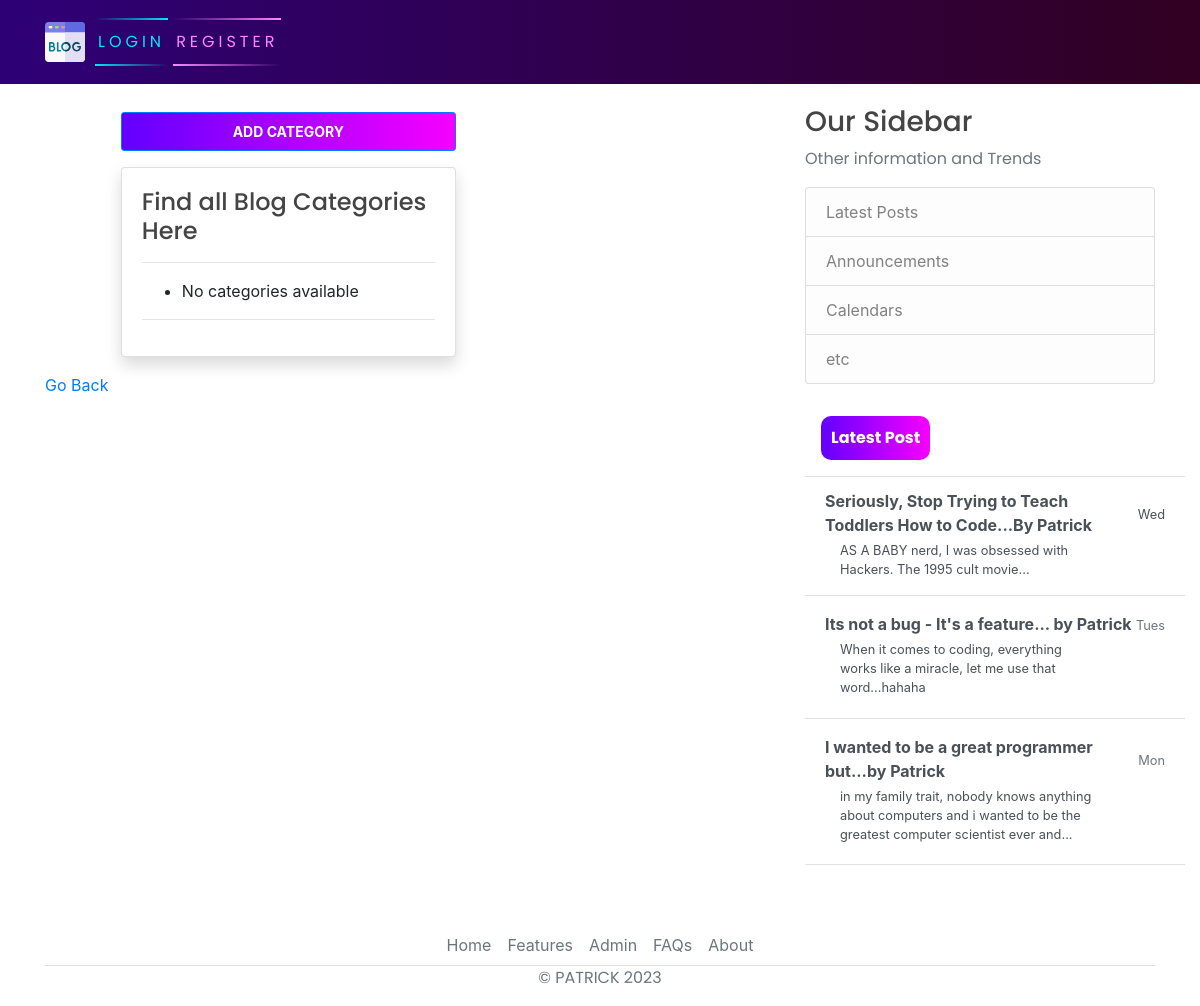
The page /category_list/ on the database as committed earlier.
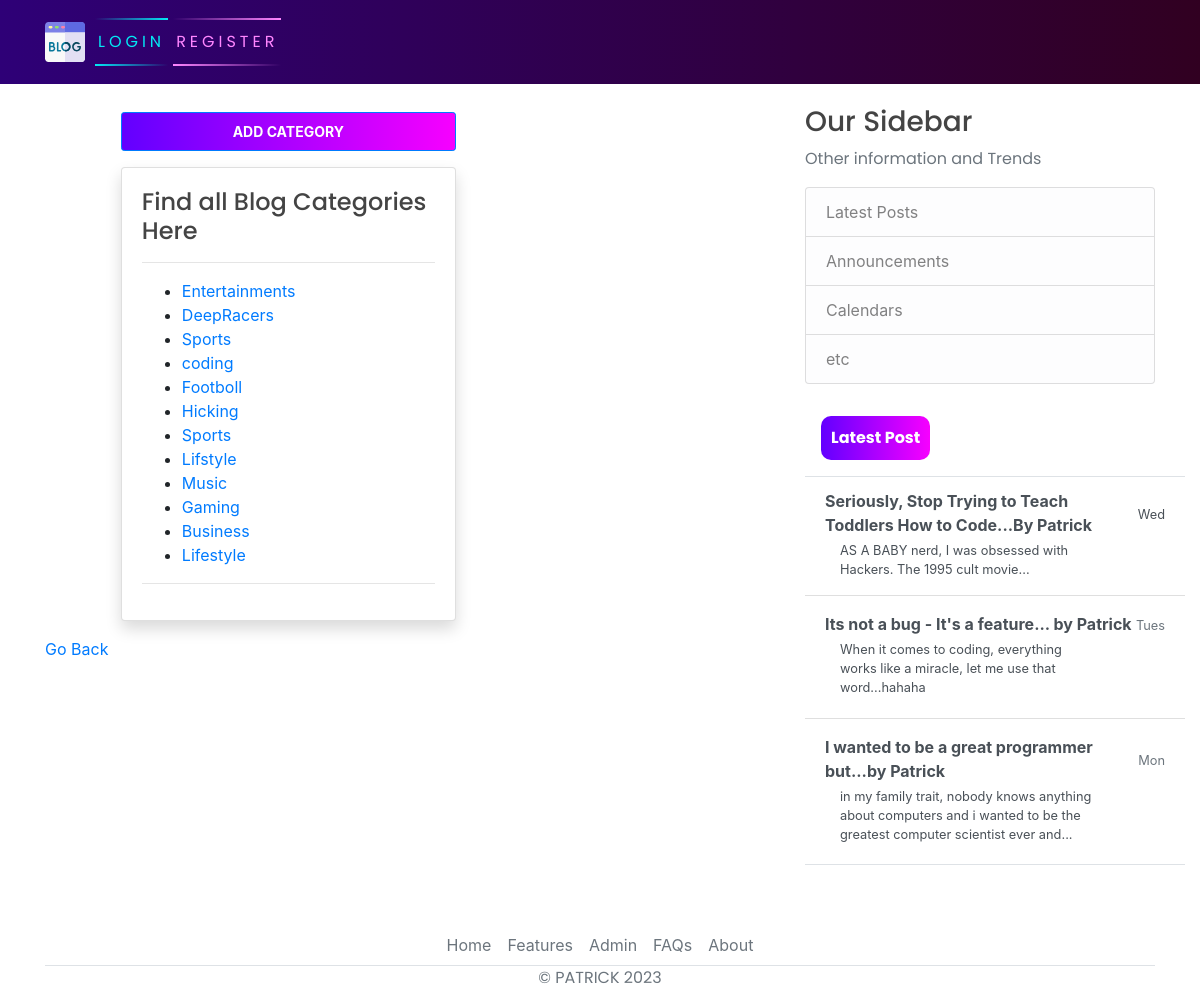
The same page on the database as committed later.
### blog/models.py (models this page shows, shortened)
class Category(models.Model):
    name = models.CharField(max_length=100)
    created_at = models.DateTimeField(auto_now_add=True)
    """
    class Post(models.Model):
    title = models.CharField(max_length=200)
    content=RichTextField(null=True,blank=True)
    image_handler=models.ImageField(null=True,blank=True ,upload_to="images/")
    date_posted = models.DateTimeField(auto_now_add=True)
    author = models.ForeignKey(User, on_delete=models.CASCADE)
    likes = models.ManyToManyField(User, related_name='blog_posts', blank=True)
    category = models.ManyToManyField(Category,default='coding', related_name='posts',blank=True)
    """

### blog/views.py (the view)
# urls.py: path('category_list/', views.category_list, name='category-list'),
def category_list(request):
    categories = Category.objects.all()
    return render(request, 'blog/category_list.html', {'categories': categories})

### blog/templates/blog/category_list.html (shortened to what this page needs)
{% extends 'blog/base.html' %}
{% load crispy_forms_tags %}
  {% load static %}
{% block content %}
<div class="cover">
  <div class="container">
      <div class="row mt-5 pt-5">
          <div class="col-md-6 offset-md-1">
            <div class="text-center my-3">
              <button  class="btn btn-primary btn-sm p-2 " type="submit" ><a class="text-white text-decoration-none" href="{% url 'add_category' %}"><strong>ADD CATEGORY</strong></a></button>
            </div>
              <div class="card my-3 shadow">
                  <div class="card-body">
                      <h4>  Find all Blog Categories  Here </h4>
                      <hr>
                      <ul>
                        {% for category in categories %}
                            <li><a href="{% url 'view_category_posts' category.id %}">{{ category.name }}</a></li>
                        {% empty %}
                            <li>No categories available</li>
                        {% endfor %}
                    </ul>
                      <hr>
                  </div>
              </div>
          </div>
      </div>
  </div>
</div>
<a class="d-flex justify-content-start text-decoration-none"href="{% url 'blog-home' %}" >Go Back  </a>
{% endblock content %}

Rows that differ between the two databases and show on the page:
added Category: name "Entertainments"
added Category: name "DeepRacers"
added Category: name "Sports"
added Category: name "coding"
added Category: name "Footboll"
added Category: name "Hicking"
added Category: name "Sports"
added Category: name "Lifstyle"
added Category: name "Music"
added Category: name "Gaming"
added Category: name "Business"
added Category: name "Lifestyle"
Other text that changed with them:
text no longer shown: "No categories available"
